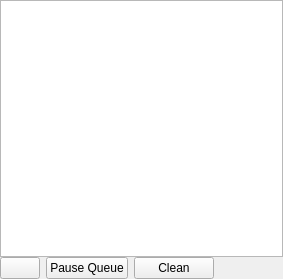
<?xml version="1.0" encoding="UTF-8"?>
<ui version="4.0">
 <class>JobsDock</class>
 <widget class="QDockWidget" name="JobsDock">
  <property name="geometry">
   <rect>
    <x>0</x>
    <y>0</y>
    <width>283</width>
    <height>279</height>
   </rect>
  </property>
  <property name="whatsThis">
   <string notr="true">https://forum.shotcut.org/t/jobs-panel/12945/1</string>
  </property>
  <property name="windowTitle">
   <string>Jobs</string>
  </property>
  <widget class="QWidget" name="dockWidgetContents">
   <layout class="QVBoxLayout" name="verticalLayout_2">
    <property name="spacing">
     <number>0</number>
    </property>
    <property name="leftMargin">
     <number>0</number>
    </property>
    <property name="topMargin">
     <number>0</number>
    </property>
    <property name="rightMargin">
     <number>0</number>
    </property>
    <property name="bottomMargin">
     <number>0</number>
    </property>
    <item>
     <widget class="QScrollArea" name="scrollArea">
      <property name="frameShape">
       <enum>QFrame::Shape::NoFrame</enum>
      </property>
      <property name="widgetResizable">
       <bool>true</bool>
      </property>
      <widget class="QWidget" name="scrollAreaWidgetContents">
       <property name="geometry">
        <rect>
         <x>0</x>
         <y>0</y>
         <width>283</width>
         <height>219</height>
        </rect>
       </property>
       <layout class="QVBoxLayout" name="verticalLayout">
        <property name="leftMargin">
         <number>0</number>
        </property>
        <property name="topMargin">
         <number>0</number>
        </property>
        <property name="rightMargin">
         <number>0</number>
        </property>
        <property name="bottomMargin">
         <number>0</number>
        </property>
        <item>
         <widget class="QTreeView" name="treeView">
          <property name="contextMenuPolicy">
           <enum>Qt::ContextMenuPolicy::CustomContextMenu</enum>
          </property>
          <property name="editTriggers">
           <set>QAbstractItemView::EditTrigger::NoEditTriggers</set>
          </property>
          <property name="alternatingRowColors">
           <bool>true</bool>
          </property>
          <property name="textElideMode">
           <enum>Qt::TextElideMode::ElideMiddle</enum>
          </property>
          <property name="rootIsDecorated">
           <bool>false</bool>
          </property>
          <property name="uniformRowHeights">
           <bool>true</bool>
          </property>
          <attribute name="headerVisible">
           <bool>false</bool>
          </attribute>
         </widget>
        </item>
       </layout>
      </widget>
     </widget>
    </item>
    <item>
     <layout class="QHBoxLayout" name="horizontalLayout">
      <property name="spacing">
       <number>6</number>
      </property>
      <item>
       <widget class="QPushButton" name="menuButton">
        <property name="toolTip">
         <string>Jobs Menu</string>
        </property>
        <property name="icon">
         <iconset theme="show-menu" resource="../../icons/resources.qrc">
          <normaloff>:/icons/dark/32x32/show-menu.png</normaloff>:/icons/dark/32x32/show-menu.png</iconset>
        </property>
       </widget>
      </item>
      <item>
       <widget class="QPushButton" name="pauseButton">
        <property name="toolTip">
         <string>Stop automatically processing the next pending job in
the list. This does not stop a currently running job. Right-
-click a job to open a menu to stop a currently running job.</string>
        </property>
        <property name="text">
         <string>Pause Queue</string>
        </property>
        <property name="checkable">
         <bool>true</bool>
        </property>
       </widget>
      </item>
      <item>
       <widget class="QPushButton" name="cleanButton">
        <property name="toolTip">
         <string>Remove all of the completed and failed jobs from the list</string>
        </property>
        <property name="text">
         <string>Clean</string>
        </property>
       </widget>
      </item>
      <item>
       <spacer name="horizontalSpacer">
        <property name="orientation">
         <enum>Qt::Orientation::Horizontal</enum>
        </property>
        <property name="sizeHint" stdset="0">
         <size>
          <width>40</width>
          <height>20</height>
         </size>
        </property>
       </spacer>
      </item>
     </layout>
    </item>
   </layout>
  </widget>
  <action name="actionStopJob">
   <property name="text">
    <string>Stop This Job</string>
   </property>
   <property name="toolTip">
    <string>Stop the currently selected job</string>
   </property>
  </action>
  <action name="actionViewLog">
   <property name="text">
    <string>View Log</string>
   </property>
   <property name="toolTip">
    <string>View the messages of MLT and FFmpeg </string>
   </property>
  </action>
  <action name="actionRun">
   <property name="text">
    <string>Run</string>
   </property>
   <property name="toolTip">
    <string>Restart a stopped job</string>
   </property>
  </action>
  <action name="actionRemove">
   <property name="text">
    <string>Remove</string>
   </property>
  </action>
  <action name="actionRemoveFinished">
   <property name="text">
    <string>Remove Finished</string>
   </property>
   <property name="toolTip">
    <string>Remove Finished</string>
   </property>
  </action>
 </widget>
 <resources>
  <include location="../../icons/resources.qrc"/>
 </resources>
 <connections/>
</ui>
